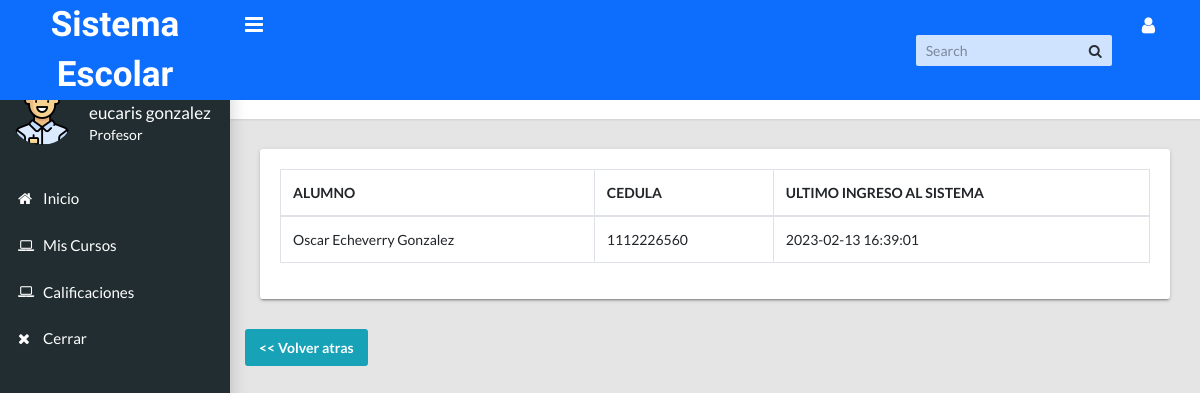
The page /profesor/alumnos.php?curso=4 (signed in) on the database its author committed.
### tables this page shows
CREATE TABLE IF NOT EXISTS `alumno_profesor` (
  `ap_id` int(11) NOT NULL AUTO_INCREMENT,
  `alumno_id` int(11) NOT NULL,
  `pm_id` int(11) NOT NULL,
  `periodo_id` int(11) NOT NULL,
  `estadop` int(11) NOT NULL,
  PRIMARY KEY (`ap_id`),
  KEY `alumno_id` (`alumno_id`),
  KEY `pm_id` (`pm_id`),
  KEY `periodo_id` (`periodo_id`)
);

CREATE TABLE IF NOT EXISTS `alumnos` (
  `alumno_id` int(11) NOT NULL AUTO_INCREMENT,
  `nombre_alumno` varchar(100) NOT NULL,
  `edad` int(11) NOT NULL,
  `direccion` varchar(100) NOT NULL,
  `cedula` varchar(20) NOT NULL,
  `clave` varchar(255) NOT NULL,
  `telefono` bigint(20) NOT NULL,
  `correo` varchar(100) NOT NULL,
  `fecha_nac` date NOT NULL,
  `fecha_registro` date NOT NULL,
  `estado` int(11) NOT NULL DEFAULT '1',
  `u_acceso` datetime DEFAULT NULL,
  PRIMARY KEY (`alumno_id`)
);

### profesor/alumnos.php (the view, shortened to what this page needs)
<?php
if (!empty($_GET['curso'])) {
    $curso = $_GET['curso'];
} else {
    header("Location: profesor/");
}
require_once 'includes/header.php';
require_once '../includes/conexion.php';
$sql = "SELECT * FROM `alumno_profesor` as ap
INNER JOIN profesor_materia as pm ON ap.pm_id = pm.pm_id
INNER JOIN alumnos as a ON ap.alumno_id = a.alumno_id
WHERE pm.pm_id = $curso";
$query = $pdo->prepare($sql);
$query->execute();
$row = $query->rowCount();
?>
<main class="app-content">
    <div class="app-title">
        <div>
            <h1><i class="fa fa-list" aria-hidden="true"></i> Lista de Alumnos</h1>
        </div>
        <ul class="app-breadcrumb breadcrumb">
            <li class="breadcrumb-item"><i class="fa fa-home fa-lg"></i></li>
            <li class="breadcrumb-item"><a href="#">Lista de Alumnos</a></li>
        </ul>
    </div>
    <div class="row">
        <div class="col-md-12">
            <div class="tile">
                <div class="tile-body">
                    <div class="table-responsive">
                        <table class="table table-hover table-bordered" id="table_alumnosE">
                            <thead>
                                <tr>
                                    <th>ALUMNO</th>
                                    <th>CEDULA</th>
                                    <th>ULTIMO INGRESO AL SISTEMA</th>
                                </tr>
                            </thead>
                            <tbody>
                                <?php if ($row > 0) {
                                    while ($data = $query->fetch()) {
                                        $codAlumno = $data['alumno_id'];
                                        $sql_acceso = "SELECT u_acceso FROM alumnos WHERE alumno_id = $codAlumno";
                                        $query_acceso = $pdo->prepare($sql_acceso);
                                        $query_acceso->execute();
                                        $res_acceso = $query_acceso->fetch();
                                ?>
                                        <tr>
                                            <td><?= $data['nombre_alumno']; ?></td>
                                            <td><?= $data['cedula']; ?></td>
                                            <td>
                                                <?php
                                                if ($res_acceso['u_acceso'] == null) {
                                                    echo '<kbd class="badge badge-danger">NO HASTA EL MOMENTO</kbd>';
                                                } else {
                                                    echo $res_acceso['u_acceso'];
                                                }
                                                ?>
                                            </td>
                                        </tr>
                                <?php }
                                } ?>
                            </tbody>
                        </table>
                    </div>
                </div>
            </div>
        </div>
    </div>
    <div class="row">
        <a href="index.php" class="btn btn-info">
            << Volver atras</a>
    </div>
</main>
<?php
require_once 'includes/footer.php';
?>

### css/estilos.css (style rules this page uses)
body { background-color: #000; }

### rows shown on the page
alumno_profesor: alumno.nombre_alumno "Oscar Echeverry Gonzalez", alumno.cedula "1112226560", alumno.u_acceso "2023-02-13 16:39:01"

### other values the page prints
$nombre "eucaris gonzalez"
